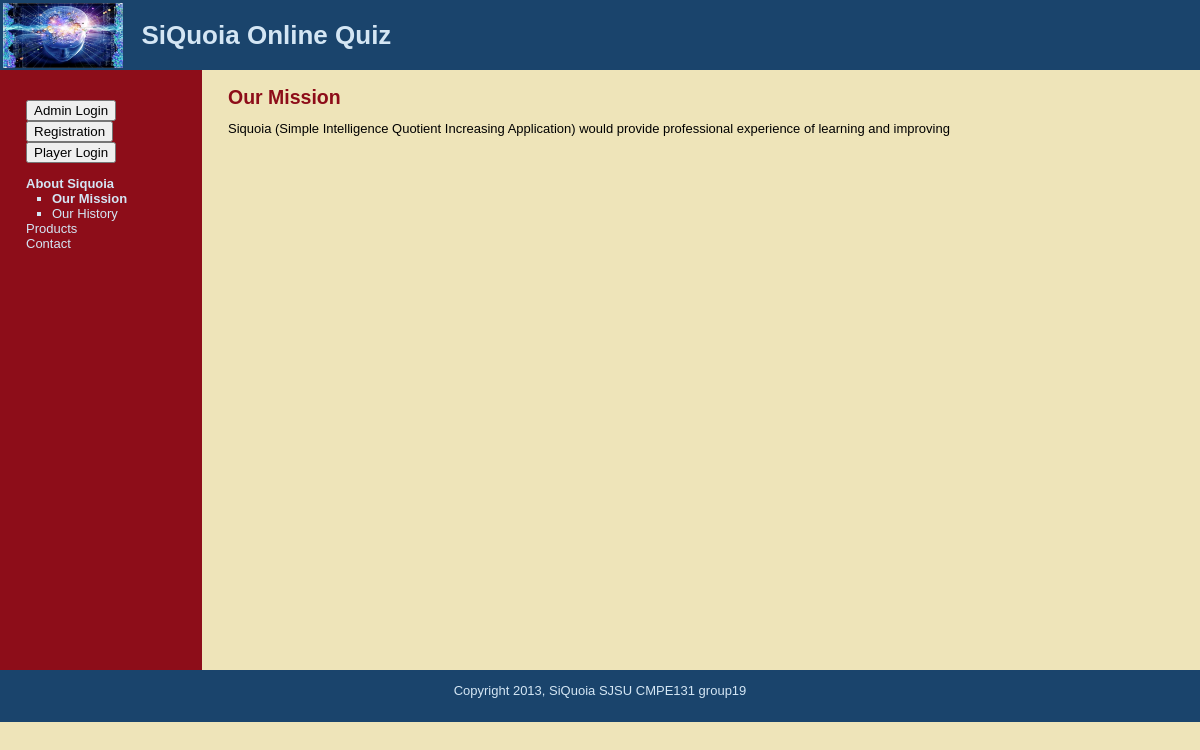
Page /index.php?subject=1 on the committed database.
### tables this page shows
CREATE TABLE `subjects` (
  `id` int(11) NOT NULL AUTO_INCREMENT,
  `menu_name` varchar(30) NOT NULL,
  `position` int(3) NOT NULL,
  `visible` tinyint(1) NOT NULL,
  PRIMARY KEY (`id`)
);

CREATE TABLE `pages` (
  `id` int(11) NOT NULL AUTO_INCREMENT,
  `subject_id` int(11) NOT NULL,
  `menu_name` varchar(30) NOT NULL,
  `position` int(3) NOT NULL,
  `visible` tinyint(1) NOT NULL,
  `content` text,
  PRIMARY KEY (`id`),
  KEY `subject_id` (`subject_id`)
);

### index.php (the view, shortened to what this page needs)
<?php require_once("../includes/db_connection.php"); ?>
<?php require_once("../includes/functions.php"); ?>
<?php include("../includes/layouts/header.php"); ?>
<?php find_selected_page(true); ?>
<div id="main">
  <div id="navigation">
		<br> </br>
		<form action="login.php" method= "LINK">
		<button type ="submit"  class="blue" >
		Admin Login
		</button>
		</form>
		<form action="registration.php" method= "LINK">
		<button type ="submit"  class="blue" >
		Registration
		</button>
		</form>
		<form action="player_login.php" method= "LINK">
		<button type ="submit"  class="blue" >
		Player Login
		</button>
		</form>
		<?php echo public_navigation($current_subject, $current_page); ?>
  </div>
  <div id="page">
		<?php if ($current_page) { ?>
			<h2><?php echo htmlentities($current_page["menu_name"]); ?></h2>
			<?php echo nl2br(htmlentities($current_page["content"])); ?>
		<?php } else { ?>
			<p>Welcome!</p>
		<?php }?>
  </div>
</div>
<?php include("../includes/layouts/footer.php"); ?>

### includes/functions.php (shortened to what this page needs)
<?php
	function find_all_subjects($public=true) {
		global $connection;
		$query  = "SELECT * ";
		$query .= "FROM subjects ";
		if ($public) {
			$query .= "WHERE visible = 1 ";
		}
		$query .= "ORDER BY position ASC";
		$subject_set = mysqli_query($connection, $query);
		return $subject_set;
	}
	function find_pages_for_subject($subject_id, $public=true) {
		global $connection;
		$safe_subject_id = mysqli_real_escape_string($connection, $subject_id);
		$query  = "SELECT * ";
		$query .= "FROM pages ";
		$query .= "WHERE subject_id = {$safe_subject_id} ";
		if ($public) {
			$query .= "AND visible = 1 ";
		}
		$query .= "ORDER BY position ASC";
		$page_set = mysqli_query($connection, $query);
		return $page_set;
	}
	function find_subject_by_id($subject_id, $public=true) {
		global $connection;
		$safe_subject_id = mysqli_real_escape_string($connection, $subject_id);
		$query  = "SELECT * ";
		$query .= "FROM subjects ";
		$query .= "WHERE id = {$safe_subject_id} ";
		if ($public) {
			$query .= "AND visible = 1 ";
		}
		$query .= "LIMIT 1";
		$subject_set = mysqli_query($connection, $query);
		if($subject = mysqli_fetch_assoc($subject_set)) {
			return $subject;
		} else {
			return null;
		}
	}
	function find_default_page_for_subject($subject_id) {
		$page_set = find_pages_for_subject($subject_id);
		if($first_page = mysqli_fetch_assoc($page_set)) {
			return $first_page;
		} else {
			return null;
		}
	}
	function find_selected_page($public=false) {
		if (isset($_GET["subject"])) {
			$current_subject = find_subject_by_id($_GET["subject"], $public);
			if ($current_subject && $public) {
				$current_page = find_default_page_for_subject($current_subject["id"]);
			} else {
				$current_page = null;
			}
		} elseif (isset($_GET["page"])) {
			$current_subject = null;
			$current_page = find_page_by_id($_GET["page"], $public);
		} else {
			$current_subject = null;
			$current_page = null;
		}
	}
	function public_navigation($subject_array, $page_array) {
		$output = "<ul class=\"subjects\">";
		$subject_set = find_all_subjects();
		while($subject = mysqli_fetch_assoc($subject_set)) {
			$output .= "<li";
			if ($subject_array && $subject["id"] == $subject_array["id"]) {
				$output .= " class=\"selected\"";
			}
			$output .= ">";
			$output .= "<a href=\"index.php?subject=";
			$output .= urlencode($subject["id"]);
			$output .= "\">";
			$output .= htmlentities($subject["menu_name"]);
			$output .= "</a>";
			if ($subject_array["id"] == $subject["id"] ||
					$page_array["subject_id"] == $subject["id"]) {
				$page_set = find_pages_for_subject($subject["id"]);
				$output .= "<ul class=\"pages\">";
				while($page = mysqli_fetch_assoc($page_set)) {
					$output .= "<li";
					if ($page_array && $page["id"] == $page_array["id"]) {
						$output .= " class=\"selected\"";
					}
					$output .= ">";
					$output .= "<a href=\"index.php?page=";
					$output .= urlencode($page["id"]);
					$output .= "\">";
					$output .= htmlentities($page["menu_name"]);
					$output .= "</a></li>";
				}
				$output .= "</ul>";
			}
			$output .= "</li>";
		}
		$output .= "</ul>";
		return $output;
	}
?>

### public/stylesheets/public.css (style rules this page uses)
html { height: 100%; width: 100%; }
body { width: 100%; height: 100%; margin: 0; padding: 0; border: 0; font-family: Verdana, Arial, Helvetica, sans-serif; font-size: 13px; line-height: 15px; background: #EEE4B9; }
a { color: #8D0D19; }
#main { height: 600px; width: 100%; margin: 0; padding: 0; background: #EEE4B9; }
#navigation { float: left; width: 150px; height: 100%; margin: 0; padding: 0 2em; color: #D4E6F4; background: #8D0D19; }
#navigation a { color: #D4E6F4; text-decoration: none; }
ul.subjects { margin: 1em 0; padding-left: 0; list-style: none; }
ul.pages { padding-left: 2em; list-style: square; font-weight: normal; }
.selected { font-weight: bold; }
#page { float: left; height: 100%; padding-left: 2em; vertical-align: top; background: #EEE4B9; }
#page h2 { color: #8D0D19; margin-top: 1em; }

### rows in the picture
subjects: value "About Siquoia"
pages: value "Our Mission", menu_name "Our Mission", content "Siquoia (Simple Intelligence Quotient Increasing Application) would provide professional experience of learning and improving"
pages: value "Our History"
subjects: value "Products"
subjects: value "Contact"
